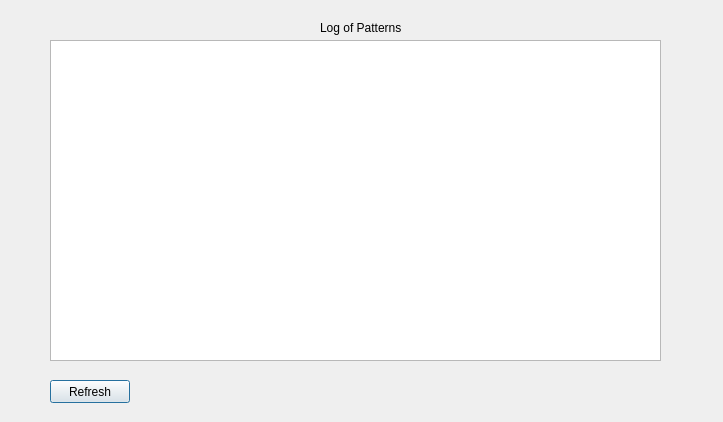
<?xml version="1.0" encoding="UTF-8"?>
<ui version="4.0">
 <class>DisplayWindow</class>
 <widget class="QDialog" name="DisplayWindow">
  <property name="geometry">
   <rect>
    <x>0</x>
    <y>0</y>
    <width>723</width>
    <height>422</height>
   </rect>
  </property>
  <property name="windowTitle">
   <string>Dialog</string>
  </property>
  <widget class="QTextBrowser" name="displayInfo">
   <property name="geometry">
    <rect>
     <x>50</x>
     <y>40</y>
     <width>611</width>
     <height>321</height>
    </rect>
   </property>
  </widget>
  <widget class="QPushButton" name="refreshButton">
   <property name="geometry">
    <rect>
     <x>50</x>
     <y>380</y>
     <width>80</width>
     <height>23</height>
    </rect>
   </property>
   <property name="text">
    <string>Refresh</string>
   </property>
  </widget>
  <widget class="QLabel" name="label">
   <property name="geometry">
    <rect>
     <x>320</x>
     <y>20</y>
     <width>121</width>
     <height>16</height>
    </rect>
   </property>
   <property name="text">
    <string>Log of Patterns</string>
   </property>
  </widget>
 </widget>
 <resources/>
 <connections/>
</ui>
